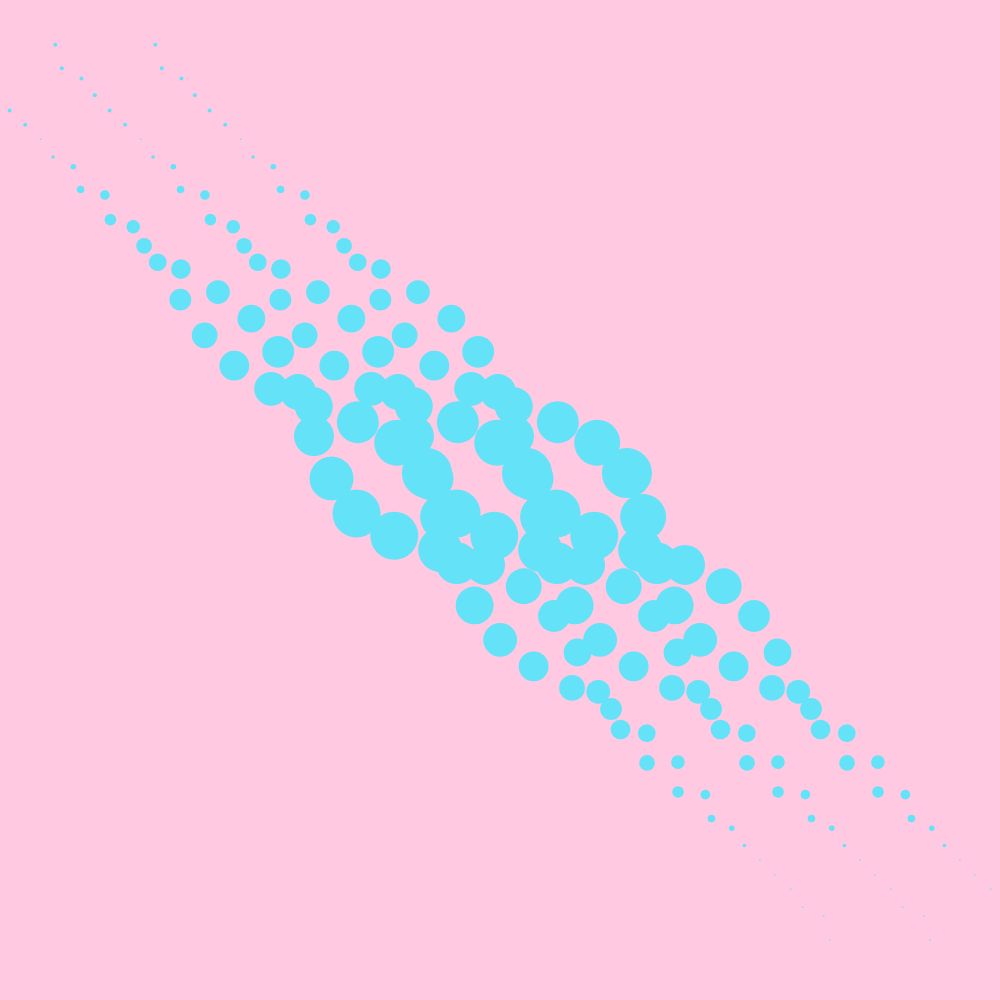
Frame 1 (no input)
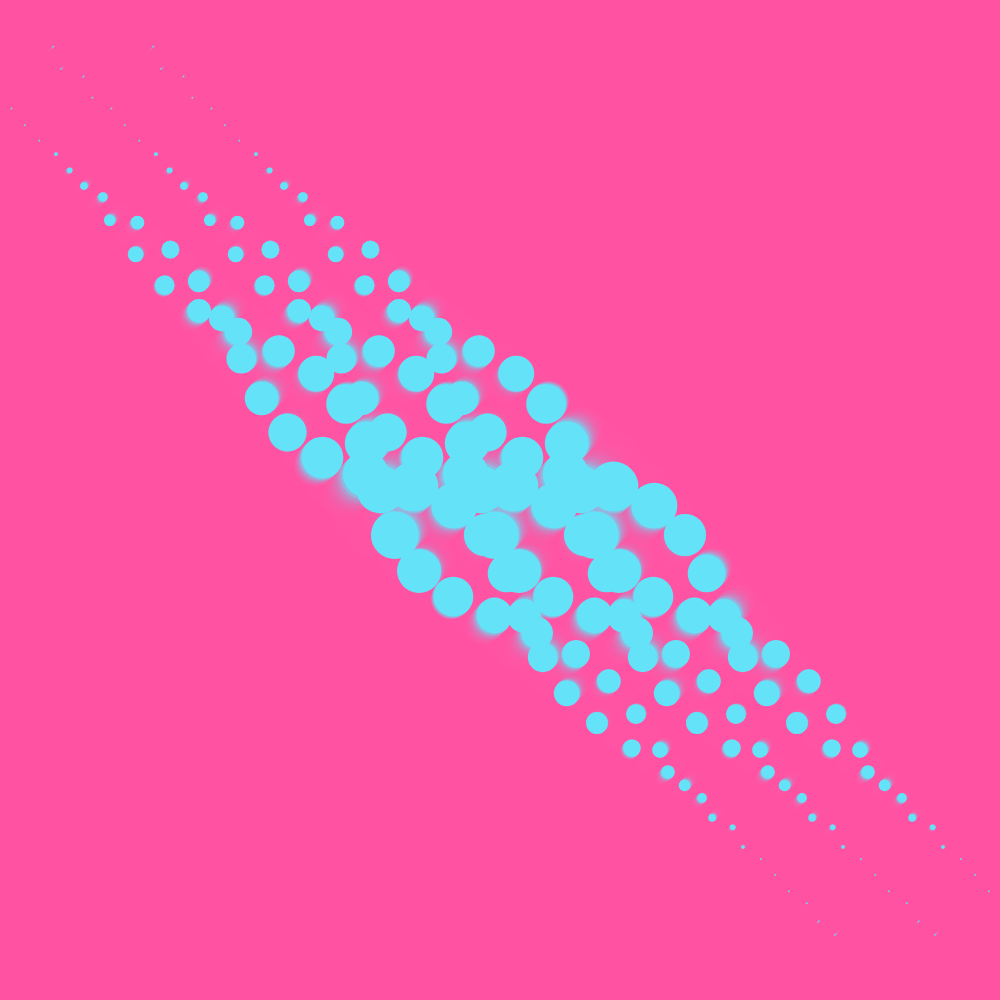
Frame 60 (no input)
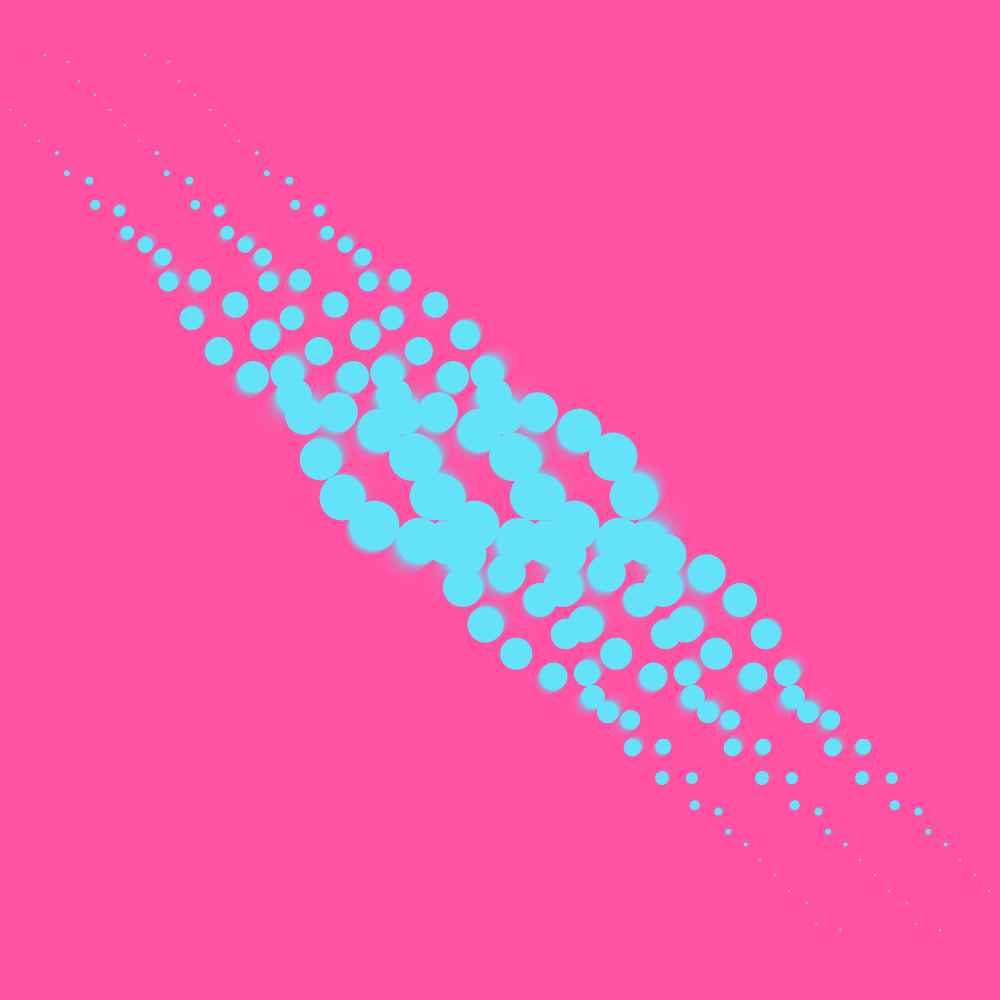
Frame 120 (the mouse pressed at the canvas centre since frame 60)

The p5.js sketch that drew these frames (run headless with seeded random() and noise() and a simulated clock; from frame 60 on, the mouse is pressed at the canvas centre):

// p5.js sketch
// ── sketch.js
// function setup() {
//   w = min(windowWidth, windowHeight)
//   createCanvas(w,w)
//   off = 50;
//   spc = 15;
  
//   strokeWeight(4)
// }

// function draw() {
//   background(220);
//   t = frameCount/50;

//   for(x = off; x < w-off; x+=spc){
//     offsetAmount = 10;
//     point(x + offsetAmount*sin(t +x),x + offsetAmount*sin(t + x))
//   }
// }
function setup() {
  w = min(windowWidth, windowHeight)
  createCanvas(w, w);

  off = 50;
  spc = 15;
  strokeWeight(4)
}

function draw(){
  background(1255, 85, 162,80);

  t = frameCount/50;

  for(x =off; x<w-off; x+=spc){
    d = dist(x,x,w/2, w/2)
    dmap = map(d, 0, w/2+off/2,1,0)
    strokeWeight(dmap*50)
    stroke(100, 226, 248)
    offsetAmount = 30;
    x1 =  x + offsetAmount*sin(4*x + 4*t) *dmap
    x2 = x - offsetAmount*sin(4*x + 4*t) * dmap
    for(mult = -1; mult < 2; mult ++){
    shift = 100;
    point(
      x1 + shift * mult,x2)
    
    }
    // push();
    // strokeWeight(5)
    //  point(x - offsetAmount*tan(t +2 *x),x + offsetAmount*cos(t + 2 *x))
    // pop();


  }
//   for(x =off; x<w-off; x+=spc){
    
//     d = dist(x,x,w/2, w/2)
//     dmap = map(d, 0, w/2+off/2,1,0)
//     strokeWeight(dmap*50)
//     modifier = x*4
//     offsetAmount = 30;
//     x1 = x + offsetAmount * sin(modifier + t) * dmap;
//     x2 = x - offsetAmount * sin(modifier + t) * dmap;
//     point(
//       x1,x2)
   
//     // push();
//     // strokeWeight(5)
//     //  point(x - offsetAmount*tan(t +2 *x),x + offsetAmount*cos(t + 2 *x))
//     // pop();


//   }
  // for(x = off; x < w-off; x+=spc){
  //   offsetAmount = 10;
  //   point(x + offsetAmount*sin(t +x),x + offsetAmount*sin(t + x))
  // }

}
